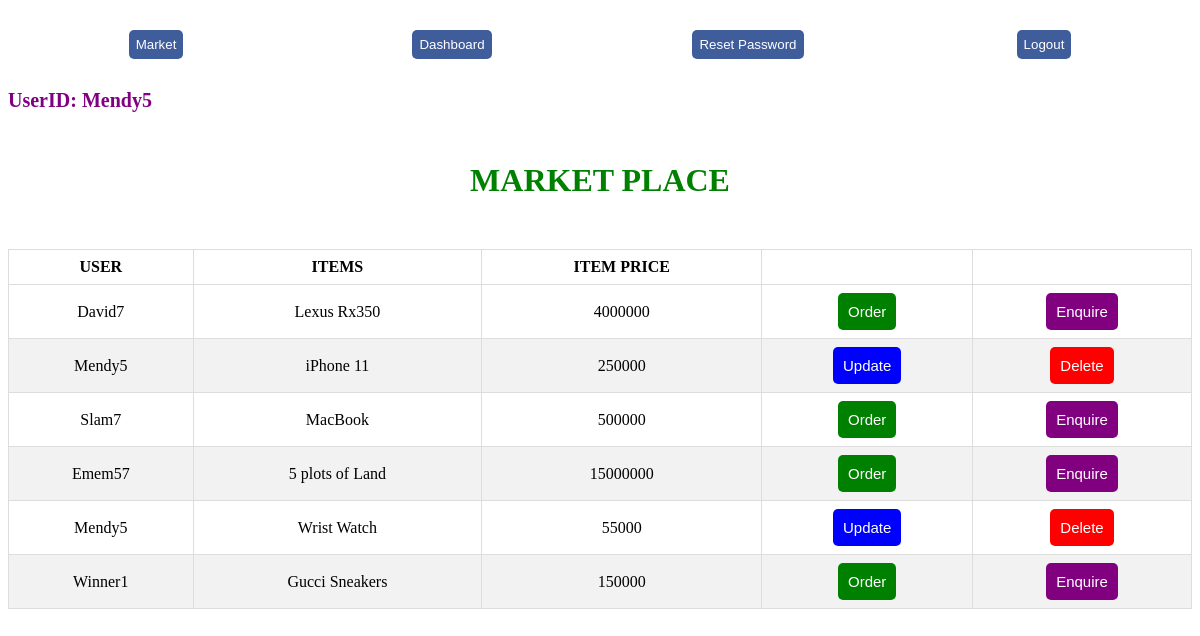
Page /market.php (signed in) on the committed database.
### tables this page shows
CREATE TABLE `users` (
  `id` int(11) NOT NULL,
  `userid` varchar(255) NOT NULL,
  `email` varchar(255) NOT NULL,
  `pass` varchar(50) NOT NULL
);

CREATE TABLE `products` (
  `id` int(11) NOT NULL,
  `userid` varchar(255) NOT NULL,
  `item` varchar(255) NOT NULL,
  `price` bigint(11) NOT NULL
);

### classes/login.php (called while the page is built, shortened)
<?php
class Login {
    public function checkLogin($id) {
        $userid = $this->test_input($id);
        $sql = "SELECT * FROM users WHERE userid = '$userid' LIMIT 1";
        $DB = new Database();
        $result = $DB->select($sql);
        if($result) {
           return $userData = $result[0];
        }else {
            header('Location:login.php');
            die;
        }
    }
    private function test_input($data) {
        $data = trim($data);
        $data = stripslashes($data);
        $data = htmlspecialchars($data);
        return $data;
    }
}
?>

### classes/connect.php (called while the page is built, shortened)
<?php
class Database {
    private $servername = "localhost";
    private $username  = "Practice";
    private $password = "@Mysqlphp";
    private $dbname = "market_place";
    public function connect() {
        $conn = new mysqli($this->servername, $this->username, $this->password, $this->dbname);
        return $conn;
    }
    public function select($sql) {
        $conn = $this->connect();
        $result = $conn->query($sql);
        if($result) {
            $data = false;
            while($row = $result->fetch_assoc()) {
                $data[] = $row;
            }
        }else {
            echo $sql . "<br>" . $conn->error;
        }
        return $data;
    }
}
?>

### classes/orders.php (called while the page is built, shortened)
<?php
class Order {
    public function getOrders() {
        $sql = "SELECT * FROM products";
        $DB = new Database();
        $result = $DB->select($sql);
        if($result) {
            return $result;
        } else {
            return false;
        }
    }
}
?>

### market.php (the view, shortened to what this page needs)
<?php
require('classes/connect.php');
require('classes/login.php');
require('classes/orders.php');
$login = new Login();
$login->checkLogin($_SESSION['userid']);
$products = new Order();
$market = $products->getOrders();
?>
<!DOCTYPE html>
<html lang="en">
<head>
</head>
<body>
    <?php require('header.php'); ?>
    <div style="color:purple;font-weight:bold;font-size:20px;">UserID: <?php echo ($login->checkLogin($_SESSION['userid']))['userid'] ?></div>
    <div style="text-align:center;margin-top:50px;"><h1 style="color:green;font-weight:bold;">MARKET PLACE</h1></div>
    <div style="margin-top:50px;">
        <table id="table">
            <thead>
                <th>USER</th>
                <th>ITEMS</th>
                <th>ITEM PRICE</th>
                <th></th>
                <th></th>
            </thead>
            <tbody>
                <?php
                    if($market) {
                        foreach ($market as $row) {
                            if ($row['userid'] == $_SESSION['userid']) { ?>
                                <tr>
                                    <td><?php echo $row['userid']?></td>
                                    <td><?php echo $row['item']?></td>
                                    <td><?php echo $row['price']?></td>
                                    <td><button class="blue btn"><a href="update.php?edit=<?php echo $row['id'];?>">Update</a></button></td>
                                    <td><button class="red btn"><a href="index.php?del=<?php echo $row['id'];?>">Delete</a></button></td>
                                </tr>
                           <?php } else { ?>
                                <tr>
                                    <td><?php echo $row['userid']?></td>
                                    <td><?php echo $row['item']?></td>
                                    <td><?php echo $row['price']?></td>
                                    <td><button class="green btn"><a href="">Order</a></button></td>
                                    <td><button class="yellow btn"><a href="">Enquire</a></button></td>
                                </tr>
                    <?php       }
                        }
                    } ?>
            </tbody>
        </table>
    </div>
</body>
</html>

### header.php
<div style="display:flex;margin-bottom:30px;margin-top:30px;">
    <a href="market.php" style="flex:1;text-align:center"><button style="background-color:#405d9b;color:white;border-radius:5px;border:none;padding:7px;">Market</button></a>
    <a href="profile.php" style="flex:1;text-align:center"><button style="background-color:#405d9b;color:white;border-radius:5px;border:none;padding:7px;">Dashboard</button></a>
    <a href="reset.php" style="flex:1;text-align:center"><button style="background-color:#405d9b;color:white;border-radius:5px;border:none;padding:7px;">Reset Password</button></a>
    <a href="logout.php" style="flex:1;text-align:center"><button style="background-color:#405d9b;color:white;border-radius:5px;border:none;padding:7px;">Logout</button></a>
</div>

### market.php (style rules this page uses)
.btn { color: white; padding: 10px; border-radius: 5px; border: none; font-size: 15px; }
.blue { background-color: blue; }
.red { background-color: red; }
.green { background-color: green; }
.yellow { background-color: purple; }
#table { border-collapse: collapse; width: 100%; }
#table th { padding: 12px 0px; color: black; }
#table td, #table th { border: 1px solid #ddd; padding: 8px; text-align: center; }
#table tr:nth-child(even) { background-color: #f2f2f2; }
a { text-decoration: none; color: white; }

### rows in the picture
users: userid "Mendy5"
products: userid "David7", item "Lexus Rx350", price "4000000"
products: userid "Mendy5", item "iPhone 11", price "250000"
products: userid "Slam7", item "MacBook", price "500000"
products: userid "Emem57", item "5 plots of Land", price "15000000"
products: userid "Mendy5", item "Wrist Watch", price "55000"
products: userid "Winner1", item "Gucci Sneakers", price "150000"
